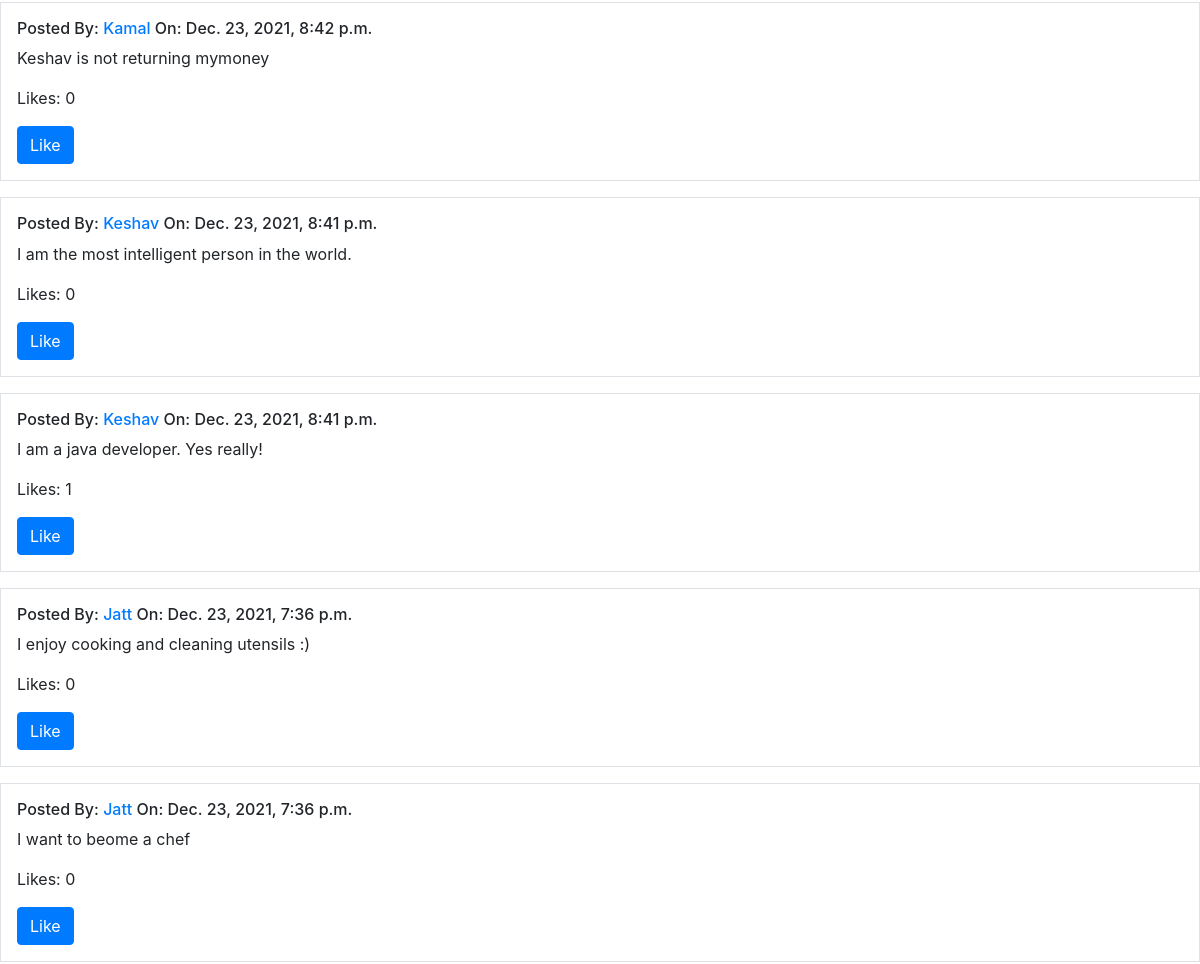
The page /allPosts (middle part) on the database as committed earlier.
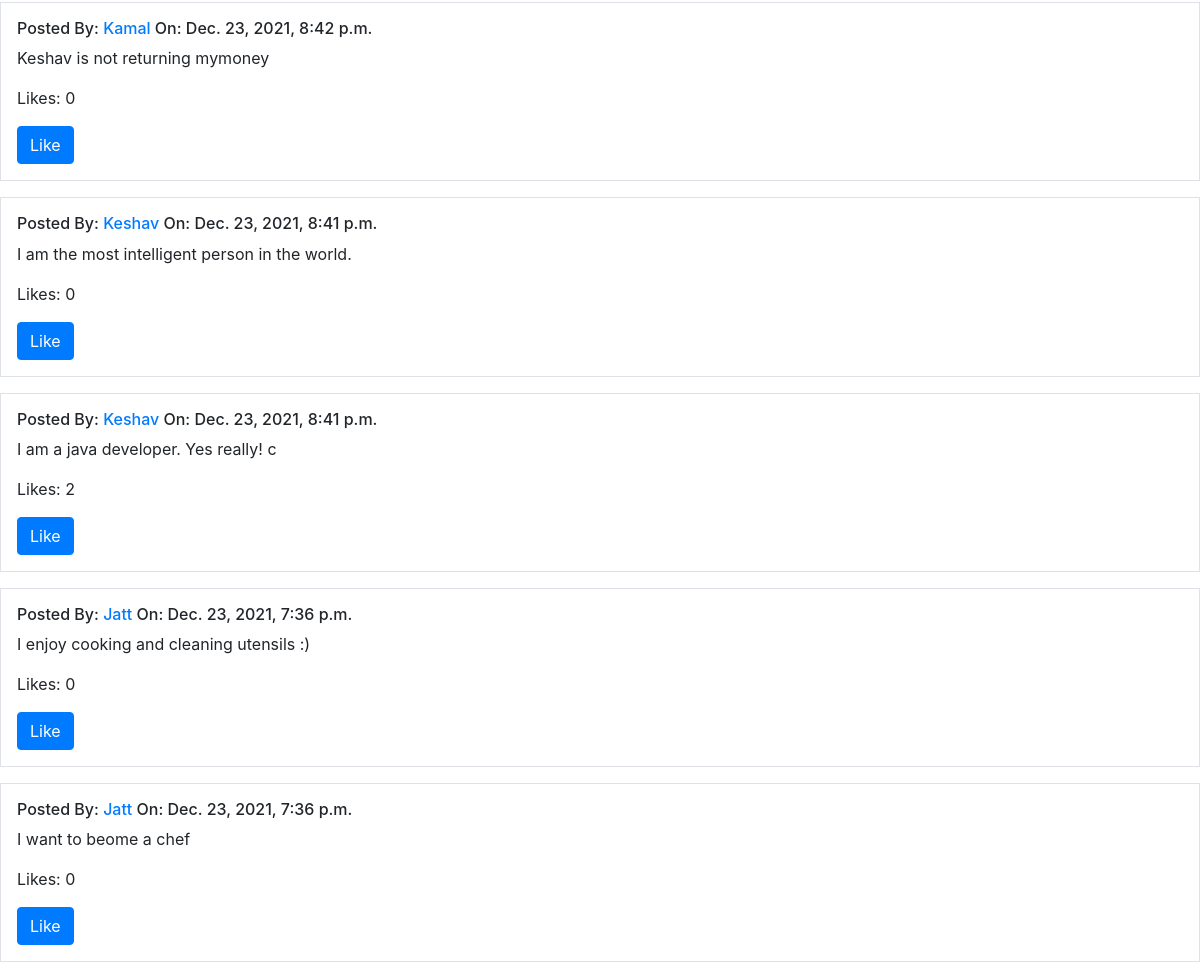
The same page on the database as committed later.
### network/models.py (models this page shows)
class Post(models.Model):
    user= models.ForeignKey("User",on_delete=models.CASCADE,related_name="posts")
    content=models.TextField(max_length=255)
    like=models.PositiveIntegerField(default=0)
    unlike=models.PositiveIntegerField(default=0)
    timeStamp=models.DateTimeField(auto_now_add=True)
    objects=PostManager()
    def __str__(self):
        return str(self.content)

class User(AbstractUser):
    followers = models.ManyToManyField("User",default=None,related_name="user")
    following = models.ManyToManyField("User",default=None,related_name="follower")

### network/views.py (the view)
# urls.py: path("allPosts",views.allPosts,name="allPosts"),
def allPosts(request):
    return render(request, "network/allPosts.html",{
        "Posts": Post.objects.all().order_by('-timeStamp')
    })

### network/templates/network/allPosts.html (shortened to what this page needs)
{% extends "network/layout.html" %}
{% block body %}
  {% for post in Posts %}
  <div class="container-fluid p-3 my-3 border">
      <h6>Posted By: <a href="{% url 'profilePage' post.user.id %}">{{post.user.username.capitalize}}</a> On: {{post.timeStamp}}</h6>
      <p>{{post}}</p>
      <p>Likes: {{post.like}}</p>
      <button class="btn btn-primary">Like</button>
  </div>
  {% endfor %}
{% endblock %}

### network/templates/network/layout.html (shortened to what this page needs)
{% load static %}
<!DOCTYPE html>
<html lang="en">
    <head>
        <link rel="stylesheet" href="https://stackpath.bootstrapcdn.com/bootstrap/4.4.1/css/bootstrap.min.css">
        <link href="{% static 'network/styles.css' %}" rel="stylesheet">
    </head>
    <body>
        <div class="body">
            {% block body %}
            {% endblock %}
        </div>
    </body>
</html>

Rows that differ between the two databases and show on the page:
changed Post: content "I am a java developer. Yes really!" → "I am a java developer. Yes really! c"; like "1" → "2"
